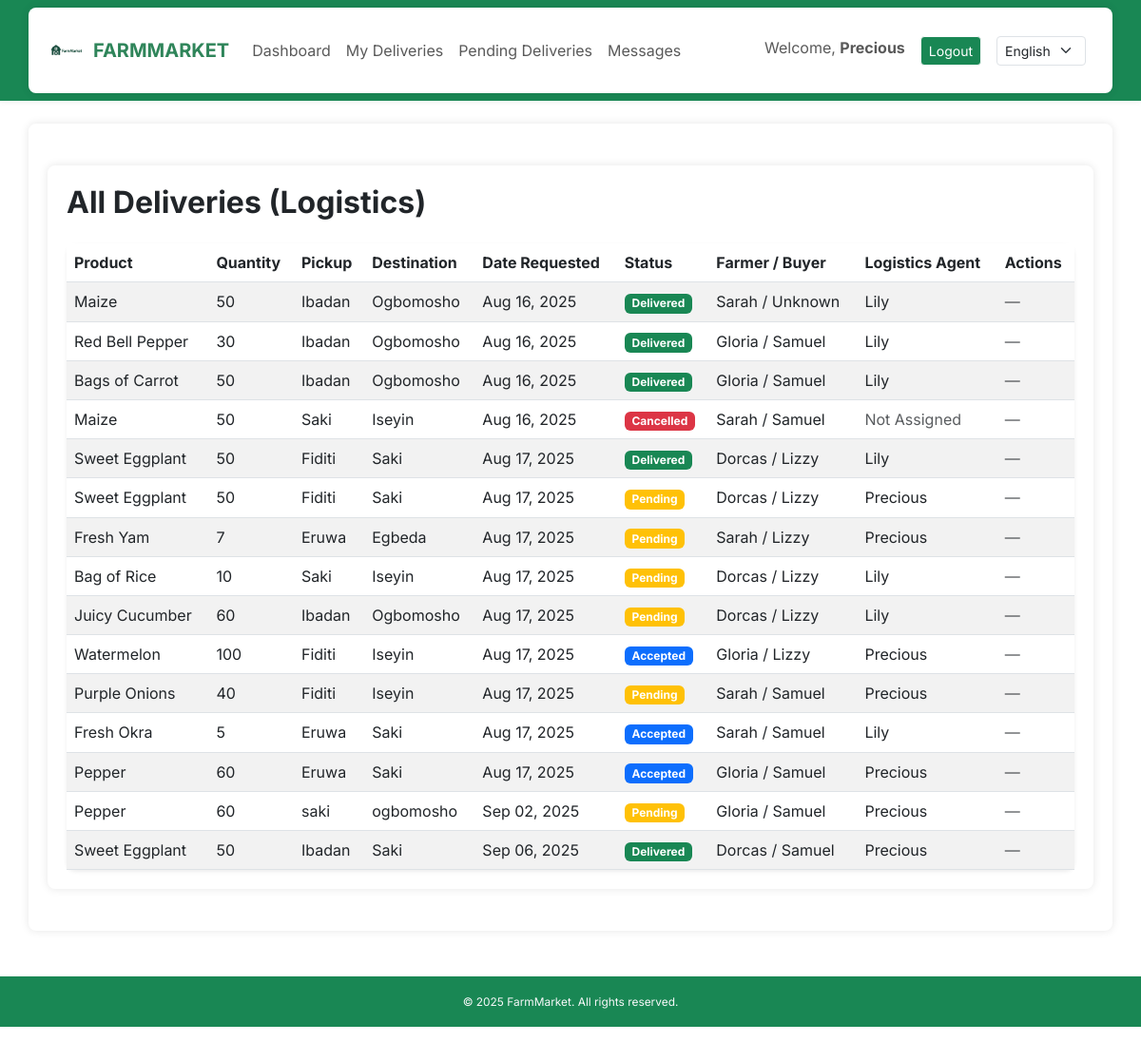
The app's page /delivery/my/ (signed in), older data.
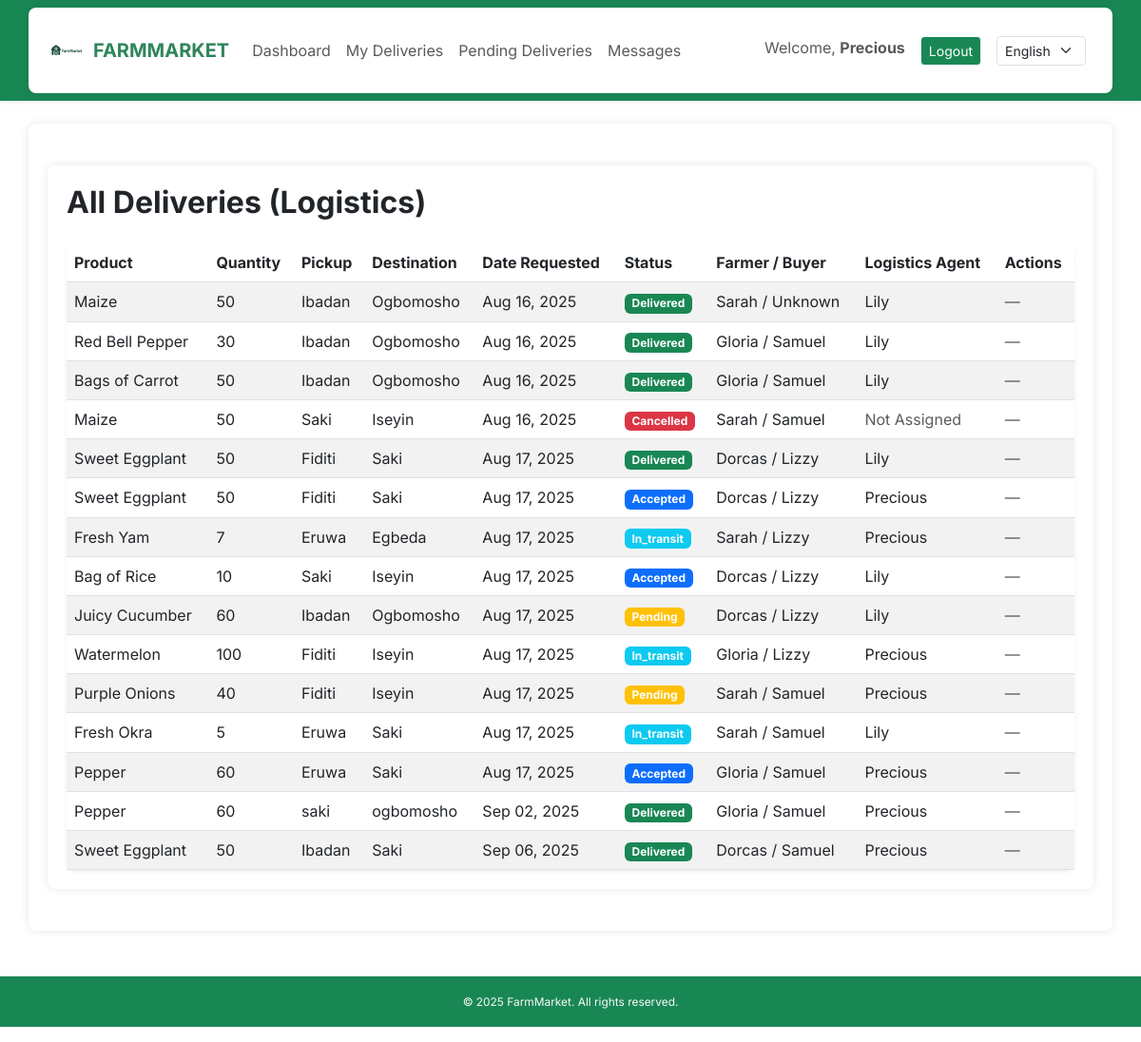
The same page, newer data.
### core/models.py (models this page shows, shortened)
class DeliveryRequest(models.Model):
    STATUS_CHOICES = [
        ('pending', 'Pending'),
        ('accepted', 'Accepted'),
        ('in_transit', 'In Transit'),
        ('delivered', 'Delivered'),
        ('cancelled', 'Cancelled'),
    ]
    product = models.ForeignKey(Product, on_delete=models.CASCADE)
    buyer = models.ForeignKey(User, on_delete=models.SET_NULL, null=True, blank=True, related_name="buyer_delivery_requests")
    farmer = models.ForeignKey(User, on_delete=models.CASCADE, related_name="farmer_delivery_requests")
    logistics_agent = models.ForeignKey(User, on_delete=models.SET_NULL, null=True, blank=True, related_name='deliveries_handled')
    pickup_location = models.CharField(max_length=100)
    destination = models.CharField(max_length=100)
    status = models.CharField(max_length=20, choices=STATUS_CHOICES, default='pending')
    requested_for_group = models.BooleanField(default=False)
    date_requested = models.DateTimeField(auto_now_add=True)

class Product(models.Model):
    farmer = models.ForeignKey(User, on_delete=models.CASCADE)
    title = models.CharField(_("Title"), max_length=100)
    description = models.TextField(_("Description"))
    price = models.DecimalField(max_digits=10, decimal_places=2)
    quantity = models.PositiveIntegerField()
    city = models.CharField(max_length=100)
    state = models.CharField(max_length=100, default="Oyo State")
    category = models.CharField(max_length=20, choices=CROP_CHOICES, default='Tomato')
    image = models.ImageField(upload_to='product_images/', blank=True, null=True)
    date_posted = models.DateTimeField(auto_now_add=True)

### core/views.py (the view)
# urls.py: path('delivery/my/', views.my_delivery_requests, name='my_deliveries'),
@login_required
def my_delivery_requests(request):
    role = request.user.profile.role
    if role == 'farmer':
        deliveries = DeliveryRequest.objects.filter(farmer=request.user)
        title = "My Delivery Requests (Farmer)"
    elif role == 'buyer':
        deliveries = DeliveryRequest.objects.filter(buyer=request.user)
        title = "My Deliveries (Buyer)"
    elif role == 'logistics':
        deliveries = DeliveryRequest.objects.all()  # logistics sees all
        title = "All Deliveries (Logistics)"
    else:
        messages.error(request, "You do not have access to deliveries.")
        return redirect('home')
    return render(request, 'core/my_deliveries.html', {
        'deliveries': deliveries,
        'title': title,
        'role': role
    })

### core/context_processors.py (called while the page is built)
def language_code(request):
    return {
        'LANGUAGE_CODE': translation.get_language()
    }

### core/templates/core/my_deliveries.html
{% extends 'core/base.html' %}
{% load i18n %}
{% block content %}
<div class="container my-4">
    <h2 class="mb-4 fw-bold">{% trans title %}</h2>
    <div class="card shadow-sm">
        <div class="card-body p-0">
            <div class="table-responsive">
                <table class="table table-striped mb-0">
                    <thead class="thead-dark">
                        <tr>
                            <th>{% trans "Product" %}</th>
                            <th>{% trans "Quantity" %}</th>
                            <th>{% trans "Pickup" %}</th>
                            <th>{% trans "Destination" %}</th>
                            <th>{% trans "Date Requested" %}</th>
                            <th>{% trans "Status" %}</th>
                            <th>
                                {% if role == 'farmer' %}
                                    {% trans "Buyer" %}
                                {% elif role == 'buyer' %}
                                    {% trans "Farmer" %}
                                {% else %}
                                    {% trans "Farmer / Buyer" %}
                                {% endif %}
                            </th>
                            <th>{% trans "Logistics Agent" %}</th>
                            <th>{% trans "Actions" %}</th>
                        </tr>
                    </thead>
                    <tbody>
                        {% for delivery in deliveries %}
                        <tr>
                            <td>{{ delivery.product.title }}</td>
                            <td>{{ delivery.product.quantity }}</td>
                            <td>{{ delivery.pickup_location }}</td>
                            <td>{{ delivery.destination }}</td>
                            <td>{{ delivery.date_requested|date:"M d, Y" }}</td>
                            <td>
                                <span class="badge
                                    {% if delivery.status == 'pending' %}bg-warning
                                    {% elif delivery.status == 'accepted' %}bg-primary
                                    {% elif delivery.status == 'in_transit' %}bg-info
                                    {% elif delivery.status == 'delivered' %}bg-success
                                    {% elif delivery.status == 'cancelled' %}bg-danger
                                    {% else %}bg-secondary
                                    {% endif %}">
                                    {{ delivery.status|capfirst }}
                                </span>
                            </td>
                            <td>
                                {% if role == 'farmer' %}
                                    {% if delivery.buyer %}
                                      {{ delivery.buyer.username }}
                                    {% else %}
                                        {% trans "Not Assigned" %}
                                    {% endif %}
                                {% elif role == 'buyer' %}
                                    {% if delivery.farmer %}
                                      {{ delivery.farmer.username }}
                                    {% else %}
                                        {% trans "Not Assigned" %}
                                    {% endif %}
                                {% else %}
                                    {% if delivery.farmer %}
                                      {{ delivery.farmer.username }}
                                    {% else %}
                                      {% trans "Unknown" %}
                                    {% endif %}
                                    /
                                    {% if delivery.buyer %}
                                      {{ delivery.buyer.username }}
                                    {% else %}
                                        {% trans "Unknown" %}
                                    {% endif %}
                                {% endif %}
                            </td>
                            <td>
                                {% if delivery.logistics_agent %}
                                    {{ delivery.logistics_agent.username }}
                                {% else %}
                                    <span class="text-muted">{% trans "Not Assigned" %}</span>
                                {% endif %}
                            </td>
                            <td>
                                {% if role == 'farmer' and delivery.farmer == request.user and delivery.status != 'delivered' and delivery.status != 'cancelled' %}
                                    <a href="{% url 'update_delivery_status' delivery.id 'cancelled' %}" class="btn btn-sm btn-danger">{% trans "Cancel" %}</a>
                                {% elif role == 'buyer' and delivery.buyer == request.user and delivery.status != 'delivered' and delivery.status != 'cancelled' %}
                                    <a href="{% url 'update_delivery_status' delivery.id 'cancelled' %}" class="btn btn-sm btn-danger">{% trans "Cancel" %}</a>
                                {% else %}
                                    <span class="text-muted">—</span>
                                {% endif %}
                            </td>
                        </tr>
                        {% empty %}
                        <tr>
                            <td colspan="7" class="text-center text-muted">{% trans "You haven't made any delivery requests yet." %}</td>
                        </tr>
                        {% endfor %}
                    </tbody>
                </table>
            </div>
        </div>
    </div>
</div>
{% endblock %}

### core/templates/core/base.html (shortened to what this page needs)
{% load static %}
{% load i18n %}
<!DOCTYPE html>
<html lang="en">
<head>
  <link href="https://cdn.jsdelivr.net/npm/bootstrap@5.3.0/dist/css/bootstrap.min.css" rel="stylesheet" />
  <link rel="stylesheet" href="https://cdn.jsdelivr.net/npm/bootstrap-icons@1.11.3/font/bootstrap-icons.css">
  <link rel="stylesheet" href="{% static 'core/styles.css' %}" />
</head>
<body>
<header>
<nav class="navbar navbar-expand-lg custom-green">
    <div class="container">
        <a class="navbar-brand fw-bold d-flex align-items-center" href="{% url 'home' %}">
            <img src="{% static 'core/images/logo.png' %}" alt="Logo" width="40" height="40" class="me-2">
            <span class="fw-bold">FARMMARKET</span>
        </a>
        <div class="collapse navbar-collapse" id="navbarNav">
            <ul class="navbar-nav me-auto">
                {% if user.is_authenticated %}
                    {% if user.profile.role == 'logistics' %}
                        <li class="nav-item"><a class="nav-link" href="{% url 'logistics_dashboard' %}">{% trans "Dashboard" %}</a></li>
                        <li class="nav-item"><a class="nav-link" href="{% url 'my_deliveries' %}">{% trans "My Deliveries" %}</a></li>
                        <li class="nav-item"><a class="nav-link" href="{% url 'pending_deliveries' %}">{% trans "Pending Deliveries" %}</a></li>
                        <li class="nav-item"><a class="nav-link" href="{% url 'inbox' %}">{% trans "Messages" %}</a></li>
                    {% else %}
                        <li class="nav-item"><a class="nav-link" href="{% url 'home' %}">{% trans "Home" %}</a></li>
                    {% endif %}
                {% else %}
                    <li class="nav-item"><a class="nav-link" href="{% url 'login' %}">{% trans "Login" %}</a></li>
                    <li class="nav-item"><a class="nav-link" href="{% url 'register' %}">{% trans "Register" %}</a></li>
                {% endif %}
            </ul>
            {% if user.is_authenticated %}
                <ul class="navbar-nav">
                    <li class="nav-item me-3">
                        <span class="navbar-text">
                            {% trans "Welcome" %}, <strong>{{ user.username }}</strong>
                        </span>
                    </li>
                    <li class="nav-item">
                        <a class="btn btn-success btn-sm border-light" href="{% url 'logout' %}">{% trans "Logout" %}</a>
                    </li>
                </ul>
            {% endif %}
            <form action="{% url 'set_language' %}" method="post" class="d-flex align-items-center ms-3">
                <select name="language" class="form-select form-select-sm me-2" onchange="this.form.submit()">
                    <option value="en" {% if LANGUAGE_CODE == 'en' %}selected{% endif %}>English</option>
                </select>
            </form>
        </div>
    </div>
</nav>
</header>
  <main class="container mt-4">
    {% block content %}{% endblock %}
  </main>
  <footer class="text-center mt-5 mb-3 text-light custom-green p-3">
    <small>&copy; 2025 FarmMarket. {% trans "All rights reserved." %}</small>
</footer>
</body>
</html>

### static/core/styles.css (style rules this page uses)
body { background-color: white; font-family: 'Inter', sans-serif; }
.custom-green { background-color: #198754; }
.navbar-brand { font-weight: bold; color: #2c3e50 !important; }
.navbar { box-shadow: 0 2px 6px rgba(0,0,0,0.05); }
.navbar-brand span { font-weight: 700; color: #2f855a; }
.container { background-color: #fff; padding: 20px; border-radius: 8px; box-shadow: 0 0 10px rgba(0,0,0,0.1); }
.card { border: none; border-radius: 10px; transition: transform 0.2s ease-in-out; }
footer.custom-green { font-size: 0.85rem; color: #fff; }

Row changes from the older to the newer data that the page shows:
changed DeliveryRequest (number 6 of 15 on the later page): status "Pending" → "Accepted"
changed DeliveryRequest "Egbeda": status "Pending" → "In_transit"
changed DeliveryRequest "Bag of Rice": status "Pending" → "Accepted"
changed DeliveryRequest "Watermelon": status "Accepted" → "In_transit"
changed DeliveryRequest "Fresh Okra": status "Accepted" → "In_transit"
changed DeliveryRequest "saki": status "Pending" → "Delivered"
